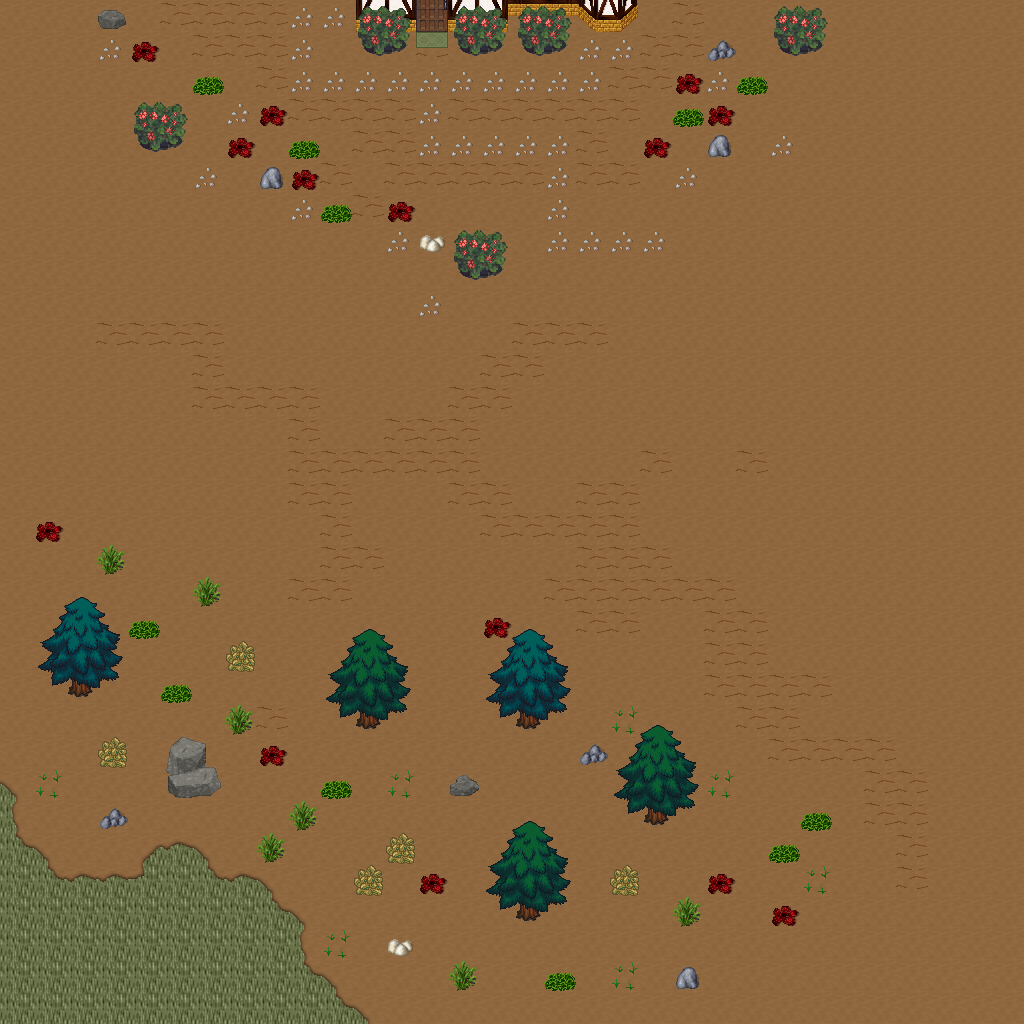

Below is a game level as drawn by its tile map, then a one-line description and the .tmx that defines it (tile-layer data replaced by summaries):
An orthogonal 32x32 tile map with 32x32 px tiles, 5 tile layers (Ground, Objects, Objects2, Above, ...), 1 hidden layer not drawn, 23 tilesets.

<map version="1.10" tiledversion="1.11.0" orientation="orthogonal" renderorder="right-down" width="32" height="32" tilewidth="32" tileheight="32" infinite="0" nextlayerid="11" nextobjectid="1">
 <tileset firstgid="1" name="ground_ground" tilewidth="32" tileheight="32" tilecount="33" columns="3">
  <image source="../drawable/ground_ground.png" width="96" height="352" />
 </tileset>
 <tileset firstgid="34" name="ground_ridge_earth_dark" tilewidth="32" tileheight="32" tilecount="96" columns="12">
  <image source="../drawable/ground_ridge_earth_dark.png" width="384" height="256" />
 </tileset>
 <tileset firstgid="130" name="logic_collision" tilewidth="32" tileheight="32" tilecount="1" columns="1">
  <image source="../drawable/logic_collision.png" width="32" height="32" />
 </tileset>
 <tileset firstgid="131" name="logic_creature_animal" tilewidth="32" tileheight="32" tilecount="32" columns="8">
  <image source="../drawable/logic_creature_animal.png" width="256" height="128" />
 </tileset>
 <tileset firstgid="163" name="ground_earth_edges" tilewidth="32" tileheight="32" tilecount="18" columns="6">
  <image source="../drawable/ground_earth_edges.png" width="192" height="96" />
 </tileset>
 <tileset firstgid="181" name="plant_grasses" tilewidth="32" tileheight="32" tilecount="6" columns="3">
  <image source="../drawable/plant_grasses.png" width="96" height="64" />
 </tileset>
 <tileset firstgid="187" name="ground_earth_edges_yellowgreen" tilewidth="32" tileheight="32" tilecount="15" columns="5">
  <image source="../drawable/ground_earth_edges_yellowgreen.png" width="160" height="96" />
 </tileset>
 <tileset firstgid="202" name="ground_grass_corners" tilewidth="32" tileheight="32" tilecount="24" columns="6">
  <image source="../drawable/ground_grass_corners.png" width="192" height="128" />
 </tileset>
 <tileset firstgid="226" name="plant_tree_tree_darkgreen" tilewidth="32" tileheight="32" tilecount="88" columns="8">
  <image source="../drawable/plant_tree_tree_darkgreen.png" width="256" height="352" />
 </tileset>
 <tileset firstgid="314" name="plant_tree_evergreen" tilewidth="32" tileheight="32" tilecount="36" columns="3">
  <image source="../drawable/plant_tree_evergreen.png" width="96" height="384" />
 </tileset>
 <tileset firstgid="350" name="plant_bush_various_small" tilewidth="32" tileheight="32" tilecount="9" columns="3">
  <image source="../drawable/plant_bush_various_small.png" width="96" height="96" />
 </tileset>
 <tileset firstgid="359" name="plant_bush_bushes" tilewidth="32" tileheight="32" tilecount="10" columns="5">
  <image source="../drawable/plant_bush_bushes.png" width="160" height="64" />
 </tileset>
 <tileset firstgid="369" name="building_decoration_rocks" tilewidth="32" tileheight="32" tilecount="6" columns="3">
  <image source="../drawable/building_decoration_rocks.png" width="96" height="64" />
 </tileset>
 <tileset firstgid="375" name="ground_stonecircle" tilewidth="32" tileheight="32" tilecount="81" columns="9">
  <image source="../drawable/ground_stonecircle.png" width="288" height="288" />
 </tileset>
 <tileset firstgid="456" name="ground_rock_rocks" tilewidth="32" tileheight="32" tilecount="4" columns="2">
  <image source="../drawable/ground_rock_rocks.png" width="64" height="64" />
 </tileset>
 <tileset firstgid="460" name="building_decoration_orbpedestal" tilewidth="32" tileheight="32" tilecount="2" columns="1">
  <image source="../drawable/building_decoration_orbpedestal.png" width="32" height="64" />
 </tileset>
 <tileset firstgid="462" name="building_house_chalet" tilewidth="32" tileheight="32" tilecount="56" columns="7">
  <image source="../drawable/building_house_chalet.png" width="224" height="256" />
 </tileset>
 <tileset firstgid="518" name="building_tower_chalet" tilewidth="32" tileheight="32" tilecount="16" columns="2">
  <image source="../drawable/building_tower_chalet.png" width="64" height="256" />
 </tileset>
 <tileset firstgid="534" name="plant_bush_bush_pinks" tilewidth="32" tileheight="32" tilecount="4" columns="2">
  <image source="../drawable/plant_bush_bush_pinks.png" width="64" height="64" />
 </tileset>
 <tileset firstgid="538" name="ground_dry_grass" tilewidth="32" tileheight="32" tilecount="54" columns="9">
  <image source="../drawable/ground_dry_grass.png" width="288" height="192" />
 </tileset>
 <tileset firstgid="592" name="object_rock_pillars_stone" tilewidth="32" tileheight="32" tilecount="36" columns="6">
  <image source="../drawable/object_rock_pillars_stone.png" width="192" height="192" />
 </tileset>
 <tileset firstgid="628" name="building_door_brown_door" tilewidth="32" tileheight="32" tilecount="3" columns="1">
  <image source="../drawable/building_door_brown_door.png" width="32" height="96" />
 </tileset>
 <tileset firstgid="631" name="logic_creature_fowl" tilewidth="32" tileheight="32" tilecount="6" columns="6">
  <image source="../drawable/logic_creature_fowl.png" width="192" height="32" />
 </tileset>
 <layer id="1" name="Ground" width="32" height="32">
  <data>[1024 cells, 1024 non-empty, 2 distinct tile ids]</data>
 </layer>
 <layer id="2" name="Objects" width="32" height="32">
  <data>[1024 cells, 244 non-empty, 30 distinct tile ids]</data>
 </layer>
 <layer id="3" name="Objects2" width="32" height="32">
  <data>[1024 cells, 16 non-empty, 9 distinct tile ids]</data>
 </layer>
 <layer id="4" name="Above" width="32" height="32">
  <data>[1024 cells, 61 non-empty, 24 distinct tile ids]</data>
 </layer>
 <layer id="5" name="Above2" width="32" height="32">
  <data>[1024 cells, 0 non-empty, 0 distinct tile ids]</data>
 </layer>
 <layer id="6" name="Walkable" width="32" height="32" visible="0">
  <data>[1024 cells, 58 non-empty, 1 distinct tile ids]</data>
 </layer>
 <objectgroup id="7" name="Mapevents" />
 <objectgroup id="8" name="Spawn" />
 <objectgroup id="9" name="Keys" />
 <objectgroup id="10" name="Replace" />
</map>
